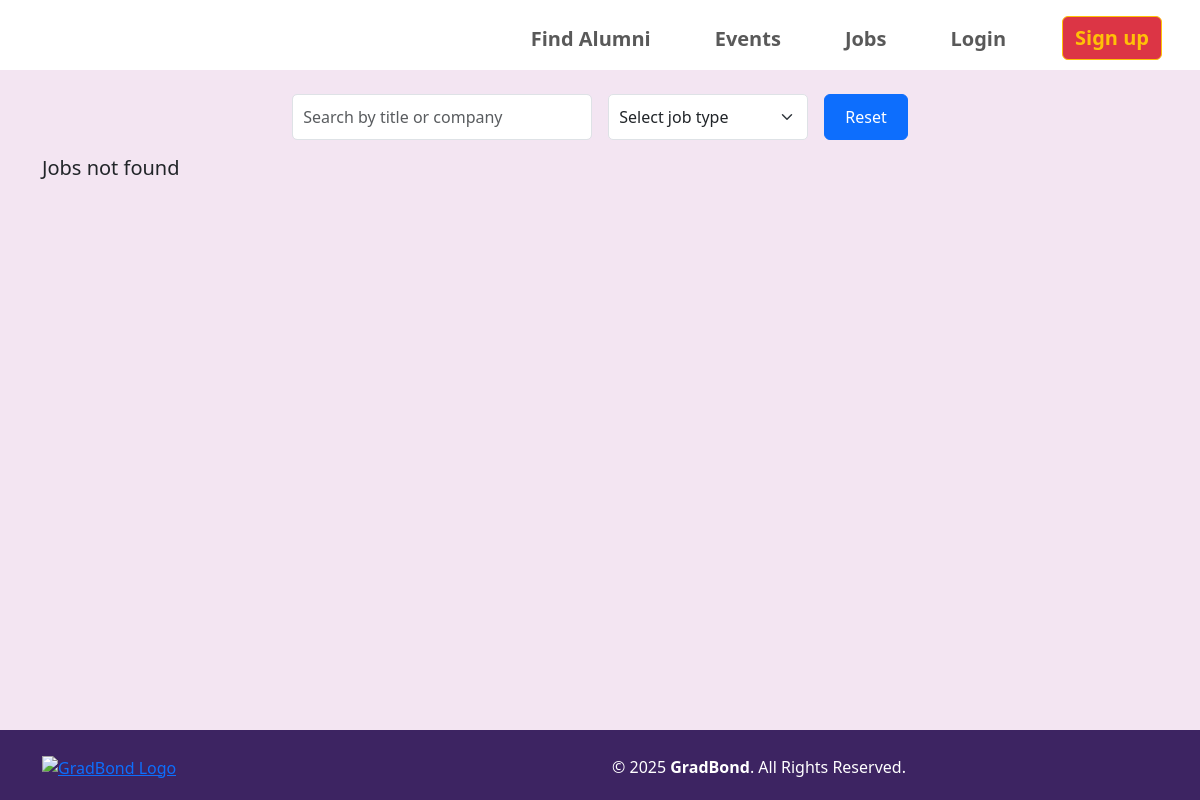
/jobs, run on an earlier commit of the app's database.
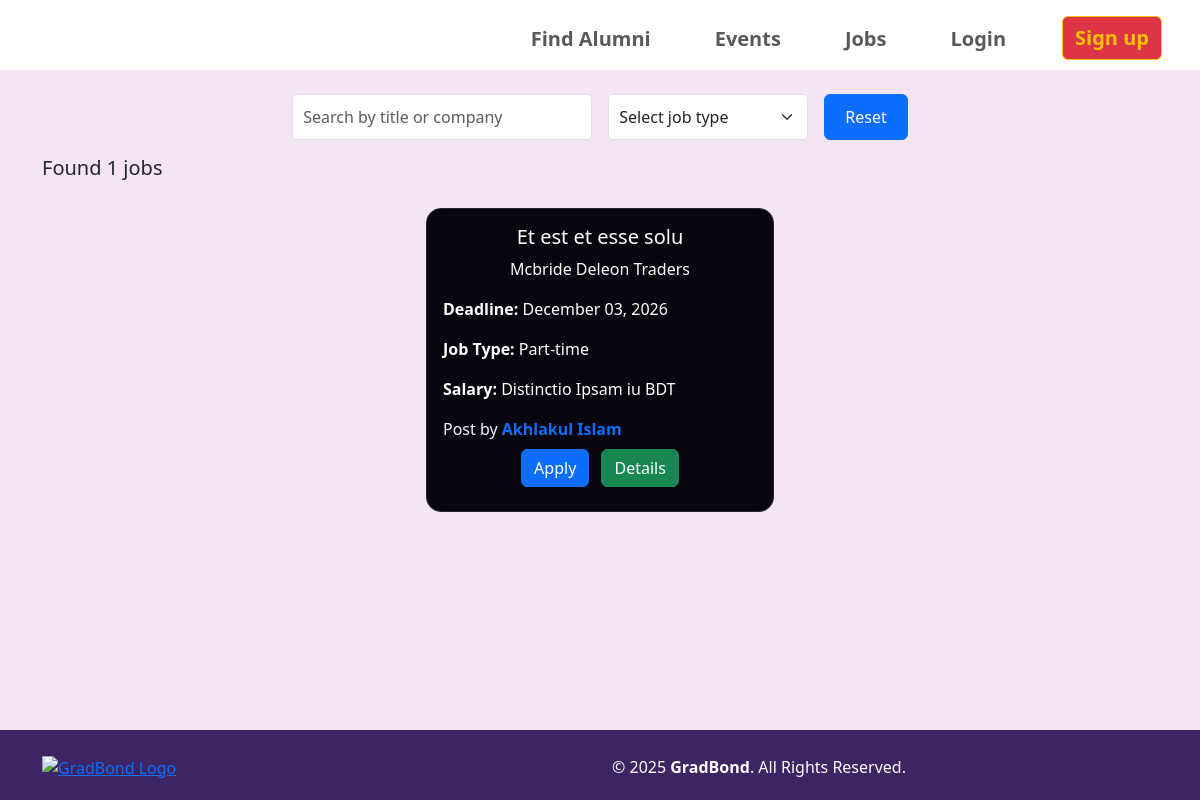
And on a later commit of the database.
### core/models.py (models this page shows, shortened)
class Jobs(models.Model):
    user = models.ForeignKey(User, on_delete=models.CASCADE, null=True)
    title = models.CharField(max_length=100, blank=True, null=True)
    company = models.CharField(max_length=100, blank=True, null=True)
    job_link = models.URLField(blank=True, null=True)
    job_type = models.CharField(max_length=20, choices=job_types, blank=True, null=True)
    experience = models.CharField(max_length=100, blank=True, null=True)
    salary = models.CharField(max_length=100, blank=True, null=True)
    description = models.TextField(blank=True, null=True)
    deadline = models.DateTimeField(blank=True, null=True)
    class Meta:
        verbose_name = 'Job'
        verbose_name_plural = 'Jobs'
        ordering = ['-deadline']

### core/views.py (the view)
# urls.py: path('jobs', views.view_jobs, name='jobs'),
def view_jobs(request):
    current_date = datetime.now()
    all_jobs = Jobs.objects.filter(deadline__gte=current_date)
    if request.method == 'GET':
        titleComapny = request.GET.get('titleCompany')
        jobType = request.GET.get('jobType')
        if titleComapny:
            all_jobs = all_jobs.filter(title__icontains=titleComapny) | all_jobs.filter(company__icontains=titleComapny)
        if jobType:
            all_jobs = all_jobs.filter(job_type__icontains=jobType)
    return render(request, 'core/jobs.html', {'jobs': all_jobs})

### templates/core/jobs.html (shortened to what this page needs)
{% extends 'base.html' %}
{% load static %}
{% block extra_css %}
<link rel="stylesheet" href="{% static 'CSS/event.css' %}">
{% endblock %}
{% block content %}
<div class="container-fluid my" style="min-height: 660px;">
    <div class="container">
        <div class="row">
            <form action="{% url 'jobs' %}" method="GET">
                <div class="d-flex flex-column flex-sm-row justify-content-center gap-3 mt-4">
                <input onchange="this.form.submit()"
                        type="text" name="titleCompany"
                        class="form-control"
                        placeholder="Search by title or company"
                        value="{{ request.GET.search }}"
                        style="padding: 10px; border-radius: 5px; max-width: 300px; width: 100%;">
                <select onchange="this.form.submit()"
                        name="jobType" id="jobType"
                        class="form-select"
                        style="padding: 10px; border-radius: 5px; max-width: 200px; width: 100%;">
                    <option value="" disabled selected>Select job type</option>
                </select>
                <a href="{% url 'jobs' %}" class="btn btn-primary" style="padding: 10px 20px; white-space: nowrap;">
                    Reset
                </a>
                </div>
            </form>
        </div>
        <div class="row">
            {% if jobs %}
            <h1 class="mt-3 fs-5">Found {{jobs.count}} jobs </h1>
            {% else %}
            <h1 class="mt-3 fs-5">Jobs not found</h1>
            {% endif %}
        </div>
        <div class="row d-flex justify-content-center mt-1">
            {% for job in jobs %}
                <div class="col-lg-4 col-md-6 col-sm-10 col-12 p-3 d-flex justify-content-center">
                    <div class="card w-100 border border-dark"
                        style="background-color: #09050f; border-radius: 15px;">
                        <div class="card-body text-center text-white">
                            <h5 class="card-title">{{ job.title }}</h5>
                            <p>{{ job.company }}</p>
                            <div class="text-start">
                                <p><strong>Deadline:</strong> {{ job.deadline|date:"F d, Y" }}</p>
                                <p><strong>Job Type:</strong> {{ job.job_type }}</p>
                                <p><strong>Salary:</strong> {{ job.salary }} BDT</p>
                                {% if user.is_authenticated %}
                                <p class="card-title" style="color: aliceblue;">Post by <strong>
                                    <a href="{% url 'about' job.user.id %}" style="text-decoration: none;">{{job.user.first_name}}</a>
                                    </strong></p>
                                {% else %}
                                <p class="card-title" style="color: aliceblue;">Post by <strong>
                                    <a href="{% url 'signin' %}" style="text-decoration: none;">{{job.user.first_name}}</a>
                                    </strong></p>
                                {% endif %}
                            </div>
                            {% if user.is_authenticated %}
                            <a href="{{ job.job_link }}" class="btn btn-primary me-2 mb-2" target="_blank">Apply</a>
                            {% else %}
                            <a href="{% url 'signin' %}" class="btn btn-primary me-2 mb-2">Apply</a>
                            {% endif %}
                            <a href="{% url 'job_detail' job.id %}" class="btn btn-success mb-2">Details</a>
                        </div>
                    </div>
                </div>
                {% endfor %}
        </div>
    </div><br><br><br>
</div>
{% endblock %}

### templates/base.html (shortened to what this page needs)
{% load static %}
<!DOCTYPE html>
<html lang="en">
<head>
    <link rel="stylesheet" href="{% static 'CSS/base.css' %}">
    <link href="https://cdn.jsdelivr.net/npm/bootstrap@5.3.3/dist/css/bootstrap.min.css" rel="stylesheet"
>
    <link rel="stylesheet" href="https://cdnjs.cloudflare.com/ajax/libs/font-awesome/6.6.0/css/all.min.css"
 />
    {% block extra_css %}
    {% endblock %}
</head>
<body>
    <nav class="navbar navbar-expand-lg">
        <div class="container p-2">
            <div class="collapse navbar-collapse justify-content-end" id="navbarSupportedContent">
                <ul class="navbar-nav mb-2 mb-lg-0">
                    <li class="nav-item me-5">
                        <a class="nav-link fs-5 fw-bolder" aria-current="page" href="{% url 'find-alumni' %}">Find
                            Alumni</a>
                    </li>
                    <li class="nav-item">
                        <a class="nav-link me-5 fs-5 fw-bolder" aria-current="page" href="{% url 'events' %}">Events</a>
                    </li>
                    <li class="nav-item">
                        <a class="nav-link me-5 fs-5 fw-bolder" aria-current="page" href="{% url 'jobs' %}">Jobs</a>
                    </li>
                    {% if user.is_authenticated %}
                    <li class="nav-item dropdown me-4">
                        <a class="nav-link position-relative" href="#" id="notificationDropdown" role="button"
                        data-bs-toggle="dropdown" aria-expanded="false">
                            <i class="fa fa-bell fs-5"></i>
                            <span id="notificationCount"
                                class="position-absolute top-0 start-100 translate-middle badge rounded-pill bg-danger d-none">
                                0
                            </span>
                        </a>
                        <ul class="dropdown-menu dropdown-menu-end shadow" aria-labelledby="notificationDropdown"
                            id="notificationList" style="width: fit-content;">
                            <li><span class="dropdown-header fw-bold">Click for notifications</span></li>
                        </ul>
                    </li>
                    <li class="nav-item">
                        <div class="dropdown">
                            <button data-mdb-button-init data-mdb-ripple-init data-mdb-dropdown-init
                                class="btn btn-dark dropdown-toggle" type="button" id="dropdownMenuButton"
                                data-mdb-toggle="dropdown" aria-expanded="false">
                                Dashboard
                            </button>
                            <ul class="dropdown-menu" aria-labelledby="dropdownMenuButton">
                                <li><a class="dropdown-item" href="{% url 'profile' %}">Profile</a></li>
                                <li><a class="dropdown-item" href="{% url 'chat_home' %}">Inbox</a></li>
                                <li><a class="dropdown-item" href="{% url 'signout' %}">Sign out</a></li>
                            </ul>
                        </div>
                    </li>
                    <li class="nav-item">
                    </li>
                    {% else %}
                    <li class="nav-item">
                        <a class="nav-link me-5 fs-5 fw-bolder" aria-current="page" href="{% url 'signin' %}">Login</a>
                    </li>
                    <li class="nav-item">
                        <a href="{% url 'signup' %}"><button type="button"
                                class="btn btn-danger btn-outline-warning fs-5 fw-bolder">Sign up</button></a>
                    </li>
                    {% endif %}
                </ul>
            </div>
        </div>
    </nav>
    {% block content %}
    {% endblock %}
    <div class="footer" style="background-color: #3d2462;">
        <div class="container py-4">
            <div class="row align-items-center text-center text-lg-start justify-content-between">
                <div class="col-12 col-lg-3 mb-3 mb-lg-0">
                    <a href="{% url 'home' %}">
                        <img src="https://res.cloudinary.com/dzfy6yteb/image/upload/v1747943791/gradbond_logo.png"
                            alt="GradBond Logo" class="img-fluid" style="max-width: 150px;">
                    </a>
                </div>
                <div class="col-12 col-lg-6 text-white">
                    <p class="mb-0">&copy; {% now "Y" %} <strong>GradBond</strong>. All Rights Reserved.</p>
                </div>
            </div>
        </div>
    </div>
</body>
</html>

### static/CSS/event.css (style rules this page uses)
.my { background-color: #F3E5F2; margin-top: -8px; }
.footer { background-color: #3D2462; }

What changed in the data, as far as the page shows it:
added Jobs: title "Et est et esse solu", company "Mcbride Deleon Traders", deadline "December 03, 2026", job_type "Part-time", salary "Distinctio Ipsam iu", user.first_name "Akhlakul Islam"
Also different on the page:
{{ jobs.count }}: (not shown) → "1"
text no longer shown: "Jobs not found"
text now shown: "Found jobs"
